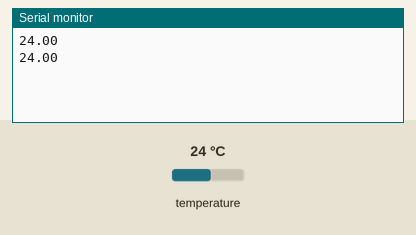
Recording of a sketch running on a simulated Arduino Uno, built with avr-gcc and run on an emulated ATmega328P. On the bench: the last lines printed to the serial monitor. The inputs (shaded band) are chosen by the test bench; at power-on: temperature 24 °C.

Above: at 2.3 s.
2.4 s: temperature set to 12 °C
At 2.4 s:
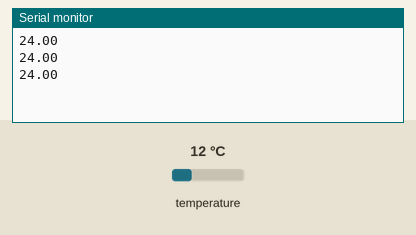
3.9 s: temperature set to 19 °C
At 3.9 s:
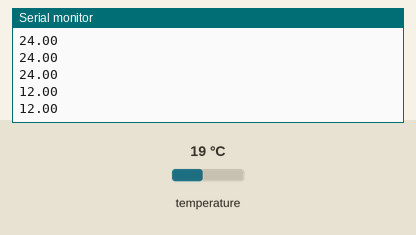
Timing chart, 0 to 6.9 s (numbered marks = the images above; inputs shaded):
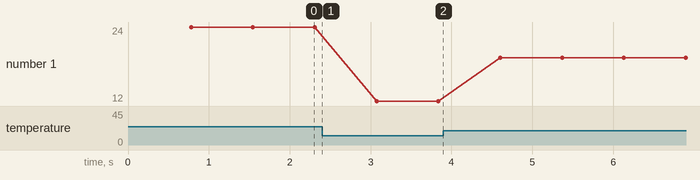

The sketch:

Water_temp_example.ino
```cpp
// MODIFIED FROM Library example, not original
#include <OneWire.h>
#include <DallasTemperature.h>
// Data wire is plugged into port 10 on the Arduino
#define ONE_WIRE_BUS 10
// Setup a oneWire instance to communicate with any OneWire devices (not just Maxim/Dallas temperature ICs)
OneWire oneWire(ONE_WIRE_BUS);
// Pass our oneWire reference to Dallas Temperature.
DallasTemperature water_temp_sensors(&oneWire);
#define aref_voltage 5.0

void setup(void)
{
  // start serial port
  Serial.begin(9600);
  // Start up the library
  water_temp_sensors.begin();
}

void loop(void)
{
  Serial.println(getWaterTemp());
  //delay(200);
  /*
    // call sensors.requestTemperatures() to issue a global temperature
    // request to all devices on the bus
    Serial.print("Requesting temperatures...");
    water_temp_sensors.requestTemperatures(); // Send the command to get temperatures
    Serial.println("DONE");
    // After we got the temperatures, we can print them here.
    // We use the function ByIndex, and as an example get the temperature from the first sensor only.
    Serial.print("Temperature for the device 1 (index 0) is: ");
    Serial.println(water_temp_sensors.getTempCByIndex(0));
  */
}
float getWaterTemp() {
  water_temp_sensors.requestTemperatures();// Send the command to get temperatures
  return water_temp_sensors.getTempCByIndex(0);
}
```

Measured:
- plotted number 1: 24 → 12 after the input at 2.4 s, 12 → 19 after the input at 3.9 s
